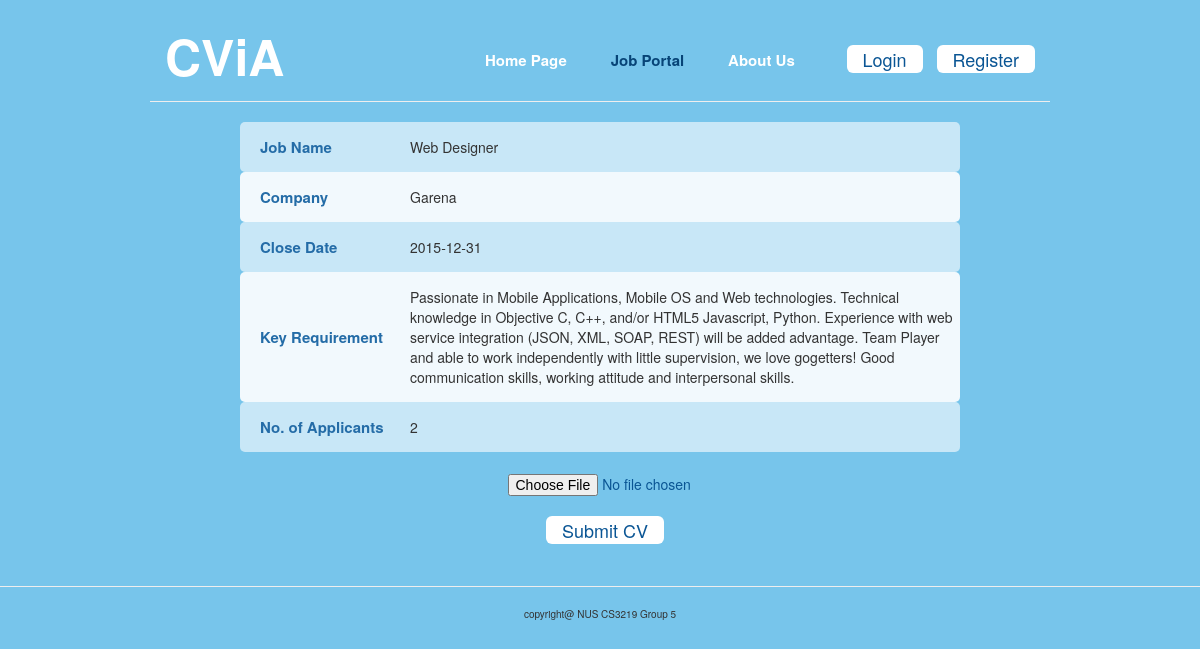
Screenshot of /view/jobPage.php?job=1 with the database file from the repository.
### tables this page shows
CREATE TABLE `job` (
`job_id` int(10) NOT NULL,
  `owner_id` int(10) NOT NULL,
  `job_title` varchar(255) NOT NULL,
  `job_description` varchar(2550) NOT NULL,
  `job_keyword` varchar(255) DEFAULT NULL,
  `keyword_importance` varchar(255) NOT NULL,
  `job_company` varchar(255) DEFAULT NULL,
  `job_duedate` varchar(10) DEFAULT NULL,
  `job_postdate` varchar(10) NOT NULL
);

### includes/config.php (called while the page is built, shortened)
<?php
try {
	$db = new PDO("mysql:host=".DBHOST.";port=3306;dbname=".DBNAME, DBUSER, DBPASS);
	$db->setAttribute(PDO::ATTR_ERRMODE, PDO::ERRMODE_EXCEPTION);
} catch(PDOException $e) {
    echo '<p class="bg-danger">'.$e->getMessage().'</p>';
    exit;
}
$user = new User($db);
?>

### view/jobPage.php (the view, shortened to what this page needs)
<!DOCTYPE html>
<html lang="en">
  <head>
    <link href="css/bootstrap.min.css" rel="stylesheet">
    <link href="css/indexcss.css" rel="stylesheet">
  </head>
  <body>
    <?php
      require_once('../controller/processAction.php');
      $jobID = $_GET["job"];
      $sql = "SELECT * FROM ".JOB_TABLE." WHERE job_id = ".$jobID;
      $jobResult = mysql_query($sql);
      $row = mysql_fetch_assoc($jobResult);
      $sql = "SELECT * FROM ".CV_TABLE." WHERE cv_job_id = ".$jobID;
      $result = mysql_query($sql);
    ?>
    <div id="wrapper">
      <div class="header">
        <div class="logoSection span_4 column">
          <p id="bigHeading">CViA</p>
        </div>
        <div class="tabSection span_8 column">
          <div class="tabs">
            <a href="index.php">Home Page</a>
            <a href="jobPortal.php" style="color:rgb(7, 68, 119);">Job Portal</a>
            <a href="aboutUs.php">About Us</a>
          </div>
          <div class="buttons">
            <?php
              if ($user->is_logged_in()){
                echo "<button id=\"LogoutButton\" type=\"button\" class=\"btn btn-default btn-lg\">Logout</button>";
              } else {
                echo "<button id=\"LoginButton\" type=\"button\" class=\"btn btn-default btn-lg\">Login</button>
                      <button id=\"RegisterButton\" type=\"button\" class=\"btn btn-default btn-lg\">Register</button>";
              }
            ?>
          </div>
        </div>
      </div>
      <hr>
      <div class="jobDescriptionPane">
        <table class="jobDescriptionTable">
          <tr class="oddLine">
            <td class="jtLabel">Job Name</td>
            <td><?php echo $row["job_title"]?></td>
          </tr>
          <tr class="evenLine">
            <td class="jtLabel">Company</td>
            <td><?php echo $row["job_company"]?></td>
          </tr>
          <tr class="oddLine">
            <td class="jtLabel">Close Date</td>
            <td><?php echo $row["job_duedate"]?></td>
          </tr>
          <tr class="evenLine">
            <td class="jtLabel">Key Requirement</td>
            <td class="jtDescription"><?php echo $row["job_description"]?></td>
          </tr>
          <tr class="oddLine">
            <td class="jtLabel">No. of Applicants</td>
            <td>
              <?php
                $numrows = mysql_num_rows($result);
                echo $numrows;
              ?>
            </td>
          </tr>
        </table>
      </div>
      <div id="body">
        <div id="uploadCVSection">
        <?php
          echo '<form id="phpCVForm" action="../controller/uploadCV.php?jobID='.$jobID.'" method="post" enctype="multipart/form-data">';
        ?>
          <input id="phpCVButton" type="file" name="myFile" accept="application/pdf" value="Choose CV to Upload" />
          <button class="UploadCVButton btn btn-default btn-lg" button type="submit" name="btn-upload">Submit CV</button>
        </form>
        </div>
        <br/><br/>
      </div>
    </div>
    <hr>
    <footer>
    <p>copyright@ NUS CS3219 Group 5</p>
  </footer>
  </body>
</html>

### view/css/indexcss.css (style rules this page uses)
body { background-color: rgb(119, 197,235); text-align: center; }
footer { font-size: 10px; }
#bigHeading { font-size: 50px; font-weight: bold; }
#wrapper { width: 70%; min-width: 900px; margin: 0 auto; }
hr { color: white; width: 100%; }
.header { padding-top: 20px; padding-bottom: 10px; width: 100%; vertical-align: middle; }
.logoSection { text-align: left; vertical-align: top; height: 100%; color: white; }
.column { float: left; padding: 0 15px; }
.span_4 { width: 33.3333%; }
.span_8 { width: 66.6667%; }
.tabSection a { padding-left: 10px; padding-right: 10px; padding-top: 10px; padding-bottom: 10px; margin-left: 10px; margin-right: 10px; color: white; font-size: 15px; font-weight: bold; -moz-border-radius: 4px; -webkit-border-radius: 4px; border-radius: 4px; }
.buttons { margin-top: 25px; text-align: right; }
#LoginButton, #RegisterButton, .UploadCVButton, #checkRankingButton, .ViewCVButton, #phpCVForm, #searchJobButton { margin-left: 10px; border: none; color: rgb(10, 85, 148); padding-top: 2px; padding-bottom: 2px; }
#uploadCVSection { text-align: center; display: inline-block; }
#phpCVForm { margin: 0 auto; margin-top: 20px; }
#phpCVButton { margin-bottom: 20px; padding-left: 80px; }
.tabs { padding-top: 30px; height: 69px; float: left; margin: 0 auto; }
.oddLine { background-color: rgba(255, 255, 255, 0.6); }
.evenLine { background-color: rgba(255, 255, 255, 0.9); }
.jobTable tr td:first-child, .jobDescriptionTable tr td:first-child { -moz-border-radius-topleft: 5px; -moz-border-radius-bottomleft: 5px; -webkit-border-top-left-radius: 5px; -webkit-border-bottom-left-radius: 5px; }
.jobTable tr td:last-child, .jobDescriptionTable tr td:last-child { -moz-border-radius-topright: 5px; -moz-border-radius-bottomright: 5px; -webkit-border-top-right-radius: 5px; -webkit-border-bottom-right-radius: 5px; }
.jobDescriptionTable { width: 80%; margin: 0 auto; text-align: left; }
.jobDescriptionTable tr { height: 50px; }
.jtLabel { color: rgb(36, 108, 167); font-weight: bold; font-size: 15px; width: 170px; padding-left: 20px; }
.jtDescription { padding-top: 15px; padding-bottom: 15px; }

### rows the page displays
job: job_title "Web Designer", job_company "Garena", job_duedate "2015-12-31", job_description "Passionate in Mobile Applications, Mobile OS and Web technologies. Technical knowledge in Objective C, C++, and/or HTML5 Javascript, Python. Experience with web service integration (JSON, XML, SOAP, REST) will be added advantage. Team Player and able to work independently with little supervision, we love go­getters! Good communication skills, working attitude and interpersonal skills."

### other values shown
$numrows "2"
